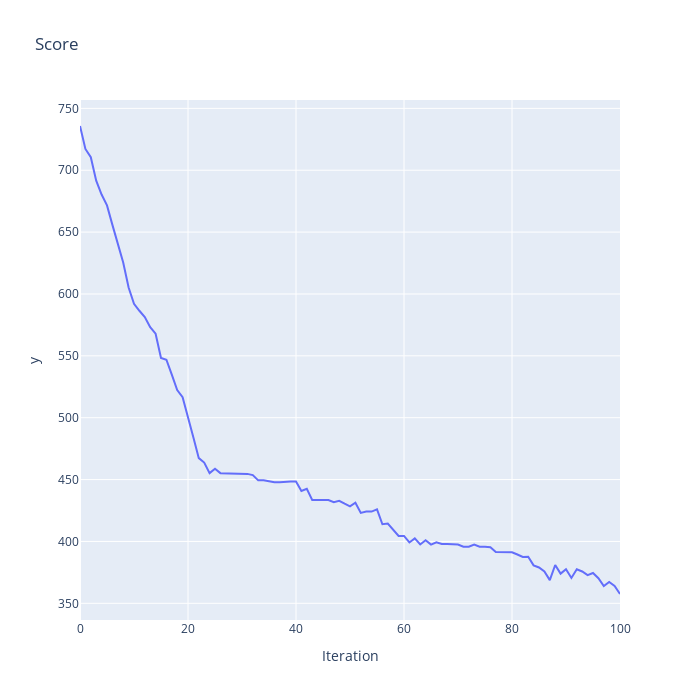

Here is the notebook cell this chart was saved with:
### Code cell
plot_score_history(score_history)

### Figure 1 — Plotly figure (JSON) as saved in the notebook; plotly's stock layout.template omitted (floating-point values rounded to 4 significant figures)
{"data": [{"hovertemplate": "Iteration=%{x}<br>y=%{y}<extra></extra>", "legendgroup": "", "line": {"color": "#636efa", "dash": "solid"}, "marker": {"symbol": "circle"}, "mode": "lines", "name": "", "orientation": "v", "showlegend": false, "x": [0, 1, 2, 3, 4, 5, 6, 7, 8, 9, 10, 11, 12, 13, 14, 15, 16, 17, 18, 19, 20, 21, 22, 23, 24, 25, 26, 27, 28, 29, 30, 31, 32, 33, 34, 35, 36, 37, 38, 39, 40, 41, 42, 43, 44, 45, 46, 47, 48, 49, 50, 51, 52, 53, 54, 55, 56, 57, 58, 59, 60, 61, 62, 63, 64, 65, 66, 67, 68, 69, 70, 71, 72, 73, 74, 75, 76, 77, 78, 79, 80, 81, 82, 83, 84, 85, 86, 87, 88, 89, 90, 91, 92, 93, 94, 95, 96, 97, 98, 99, 100], "xaxis": "x", "y": [735.8, 717.2, 710.5, 691.6, 680.4, 671.6, 655.9, 639.5, 625.4, 605.3, 592.0, 586.4, 581.3, 573.1, 567.9, 548.3, 546.8, 534.8, 522.3, 516.6, 501.2, 484.1, 467.3, 463.8, 455.2, 458.7, 455.2, 455.2, 454.6, 454.6, 454.6, 454.6, 453.6, 449.4, 449.4, 448.4, 447.8, 447.8, 448.4, 448.4, 448.4, 440.8, 442.6, 433.5, 433.5, 433.5, 433.4, 431.7, 432.8, 430.5, 428.3, 431.3, 423.1, 424.1, 424.1, 425.9, 413.9, 414.4, 409.2, 404.4, 404.4, 399.2, 402.4, 397.6, 400.9, 397.4, 399.3, 398.0, 398.0, 398.0, 397.4, 395.7, 395.7, 397.4, 395.7, 395.7, 395.3, 391.5, 391.5, 391.5, 391.2, 389.5, 387.4, 387.7, 380.7, 379.0, 375.7, 368.7, 381.0, 374.0, 377.5, 370.5, 377.5, 375.7, 372.7, 374.5, 370.3, 364.0, 367.2, 364.0, 357.5], "yaxis": "y", "type": "scatter"}], "layout": {"xaxis": {"anchor": "y", "domain": [0.0, 1.0], "title": {"text": "Iteration"}}, "yaxis": {"anchor": "x", "domain": [0.0, 1.0], "title": {"text": "y"}}, "legend": {"tracegroupgap": 0}, "title": {"text": "Score"}, "height": 700, "width": 700}}
